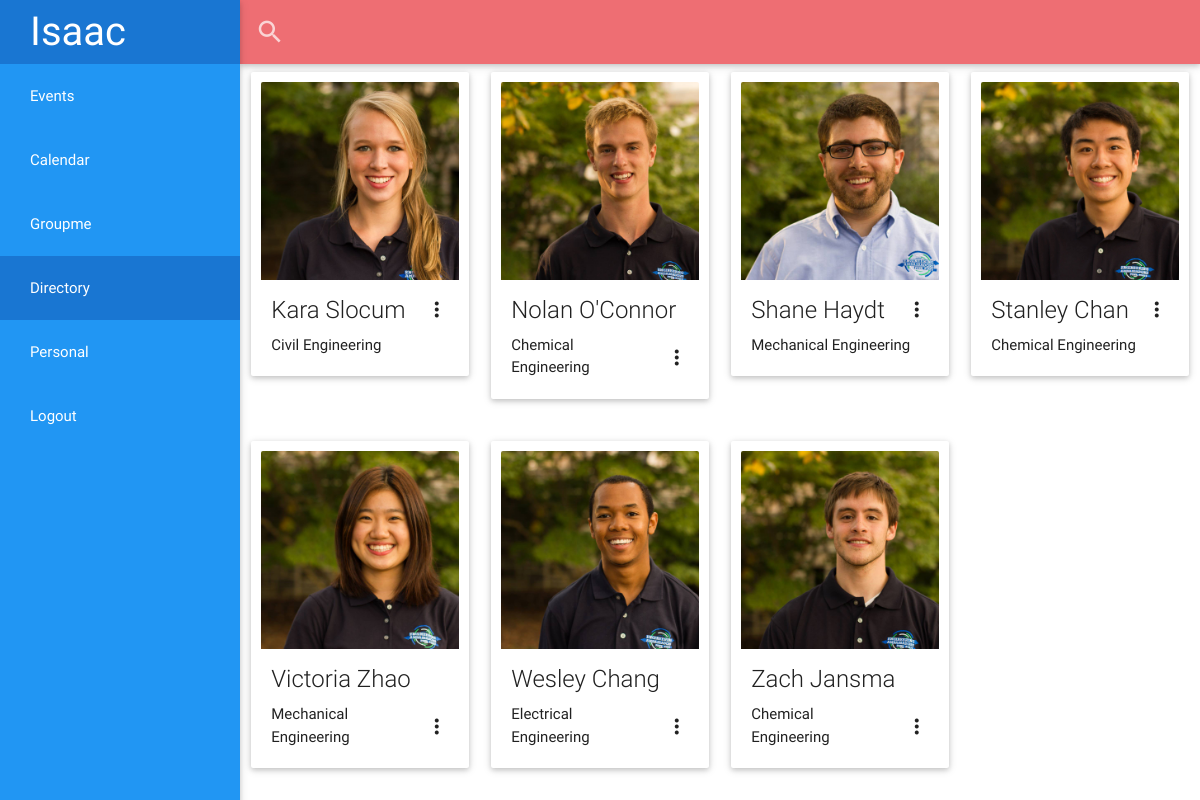
Page /directory/ (signed in) on the committed database.
### personal/models.py (models this page shows)
class EngineeringAmbassador(models.Model):
     user = models.OneToOneField(User)
     picture = models.ImageField(blank = True, upload_to = 'profile_pics/')
     rank = models.CharField(max_length = 20, blank = True, default ="Ambassador")
     aboutme = models.TextField(max_length = 500, blank = True)
     grad_semester = models.CharField(max_length = 6, blank = True, default="Spring")
     grad_year = models.CharField(max_length = 4, blank = True, default = "2015")
     fall_status = models.BooleanField(default=True)
     spring_status = models.BooleanField(default=True)
     student_id = models.PositiveIntegerField(blank = True, null=True)
     company_designation = models.CharField(max_length = 20, blank=True)
     companies_worked = models.TextField(blank = True)
     major = models.CharField(blank=True, max_length = 40)
     major_2 = models.CharField(max_length = 40, blank = True)
     minor = models.CharField(max_length = 40, blank = True)
     minor_2 = models.CharField(max_length = 40, blank = True)
     schreyer_honors = models.BooleanField(default = False)
     phone = models.CharField(max_length = 10, blank=True)
     groupme_id = models.CharField(max_length = 20, blank=True, null=True)
     def __unicode__(self):
		return self.user.first_name + ' ' + self.user.last_name

### directory/views.py (the view)
# urls.py: url(r'^directory/', include('directory.urls', namespace = 'directory')),
@login_required(login_url='/login/')
def directory(request):
    app = 'directory'
    if request.GET and 'directory_search' in request.GET:
        stylesheet = 'personal/profile.css'
        directory_search = request.GET['directory_search']
        if directory_search is not None and directory_search != '':
            ambassadors = User.objects.all()
            matching = []
            for term in directory_search.split():
                matching_ambassadors = ambassadors.filter( Q(first_name__contains = term) | Q(last_name__contains = term)).order_by('first_name')
                for matching_ambassador in matching_ambassadors:
                    matching.append(matching_ambassador)
            if not matching:
                return redirect('/directory/')
            else:
                match = get_object_or_404(User, username = matching[0])
                ambassador = get_object_or_404(EngineeringAmbassador, user = match)
                events_registered = match.event.all()
                return render(request, 'directory/ambassador_profile.html', {'stylesheet':stylesheet, 'app': app, 'ambassador':ambassador, 'events_registered':events_registered, })
        else:
            return redirect('/directory/')
    else:
        stylesheet = "directory/directory.css"
        script = "directory/directory.js"
        users = User.objects.all().order_by("first_name")
        ambassadors = []
        for user in users:
            ambassador = get_object_or_404(EngineeringAmbassador, user = user)
            ambassadors.append(ambassador)
        return render(request,'directory/directory.html',{'stylesheet':stylesheet, 'app':app,'script':script, 'ambassadors':ambassadors})

### directory/templates/directory/directory.html (shortened to what this page needs)
{% include 'header.html' %}
{% include 'directory/directory_search.html' %}
  <div id="grid">
    <div class="row">
      {% for ambassador in ambassadors %}
      <div class="col s6 l3">
          <div class="card">
          <div class="card-image waves-effect waves-block waves-light">
            {% if ambassador.picture %}
            <img class="activator" src="{{ambassador.picture.url}}">
            {% endif %}
          </div>
          <div class="card-content">
            <span class="card-title activator grey-text text-darken-4">{{ambassador}} <i class="mdi-navigation-more-vert right"></i></span>
            <p>{{ambassador.major}}</p>
          </div>
        </div>
      </div>
      {% if forloop.counter|divisibleby:"4" and not forloop.last %}
        </div><div class="row">
      {% endif %}
      {% endfor %}
   </div>
  </div>
{% include 'footer.html' %}

### templates/header.html (shortened to what this page needs)
<!DOCTYPE html>
<html lang="en">
<head>
{% load staticfiles %}
	<link rel="stylesheet" href="https://ajax.googleapis.com/ajax/libs/jqueryui/1.11.4/themes/smoothness/jquery-ui.css">
	<link rel="stylesheet" type="text/css" href="{% static 'materialize/css/materialize.css' %}"/>
	<link rel="stylesheet" type="text/css" href="{% static 'overall.css' %}"/>
	{% if stylesheet %}
	<link rel="stylesheet" type="text/css" href= "{% static stylesheet %}"/>
	{% endif %}
</head>
<body>
{% if request.user.is_authenticated %}
      <ul class="side-nav fixed blue">
      	<li class="logo"><a id="logo" href="/" class="brand-logo">Isaac</a></li>
		    <li {% if app == 'events' %} class="active" {% endif %}><a href = '{% url "events:list_events" %}'>Events</a></li>
		    <ul class="collapsible" data-collapsible="accordion">
		    	<li>
					<div class="collapsible-header {% if app == 'calendar' %} active {% endif %}"><a>Calendar</a></div>
				</li>
			</ul>
				<li {% if app == 'groupme' %} class="active" {% endif %}><a href = '/groupme'>Groupme</a></li>
				<li {% if app == 'directory' %} class="active" {% endif %}><a href = '{% url "directory:directory" %}'>Directory</a></li>
				<li {% if app == 'personal' %} class="active" {% endif %}><a href = '{% url "personal:profile" %}'>Personal</a></li>
				<li><a href = '{% url "logout" %}'>Logout</a></li>
    </ul>
 {% endif %}

### directory/templates/directory/directory_search.html
<nav>
    <div class="nav-wrapper">
      <form>
        <div class="input-field">
          <input pattern=".{2,}" required title="enter at least 2 characters" id="directory_search" type="search" name="directory_search">
          <label for="directory_search"><i class="mdi-action-search"></i></label>
          <i class="mdi-navigation-close"></i>
        </div>
      </form>
    </div>
</nav>

### templates/footer.html
</body>
</html>

### static/overall.css (style rules this page uses)
a { color: #1cace3 ; }
#logo { font-size: 40px; }
.side-nav.fixed a { color: white; }
.side-nav.fixed .active { background-color:#1976d2; }
.side-nav a { color: white; }
body { padding-left: 240px; }
.collapsible-header { padding:0; }

### static/directory/directory.css (style rules this page uses)
.card-image { overflow: hidden; margin: 10px; position: relative; margin-bottom: 0; max-height: 300px; }
.card > .card-content { margin-top:0; padding-top:0; }

### rows in the picture
EngineeringAmbassador: picture (picture), user.last_name "Kara Slocum", major "Civil Engineering"
EngineeringAmbassador: picture (picture), user.last_name "Nolan O'Connor", major "Chemical Engineering"
EngineeringAmbassador: picture (picture), user.last_name "Shane Haydt", major "Mechanical Engineering"
EngineeringAmbassador: picture (picture), user.last_name "Stanley Chan", major "Chemical Engineering"
EngineeringAmbassador: picture (picture), user.last_name "Victoria Zhao", major "Mechanical Engineering"
EngineeringAmbassador: picture (picture), user.last_name "Wesley Chang", major "Electrical Engineering"
EngineeringAmbassador: picture (picture), user.last_name "Zach Jansma", major "Chemical Engineering"
